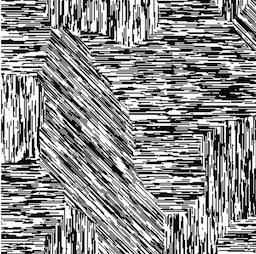
#> input picture Demarcation Lines of Vertically Oriented Fields/pattern.png, 256 x 254 px, found by its file name
$ python hw3.py   (older library calls are emulated)
#> lines starting #> are read from the running program, lines starting #| are printed output that depends on the picture; after the words box and inside, x2 and y2 are one past the last pixel; in counts of white or black regions, pixels touching at a corner belong together
import cv2
import numpy as np
import matplotlib.pyplot as plt

def CannyEdgeDetector(image):

	# Compute the median of the pixel intensities
	med = np.median(image)

	# Apply Canny edge detection using the computed median
    # in defining lower and upper thresholds for hysteresis
	lower = int(max(0, 0.8 * med))
	upper = int(min(255, 1.2 * med))
	edgeImage = cv2.Canny(image, lower, upper)

	# Return the edged image
	return edgeImage

# Load our pattern
gray = cv2.imread('pattern.png',cv2.IMREAD_GRAYSCALE)
#> gray: shape (254, 256); min 0, max 255, mean 141.1

# This is what happens when we apply edge detector directly on this image
edgeImageCanny = CannyEdgeDetector(gray)
#> in CannyEdgeDetector, `med = np.median(image)`: med = 148
#> in CannyEdgeDetector, `lower = int(max(0, 0.8 * med))`: lower = 118
#> in CannyEdgeDetector, `upper = int(min(255, 1.2 * med))`: upper = 177
#> in CannyEdgeDetector, `edgeImage = cv2.Canny(image, lower, upper)`:
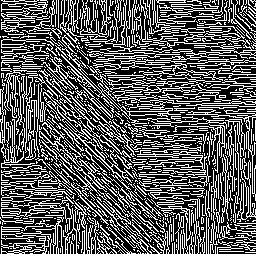
#> edgeImage: shape (254, 256); 35.4% white in thin lines or dots
images = np.hstack((gray, edgeImageCanny))
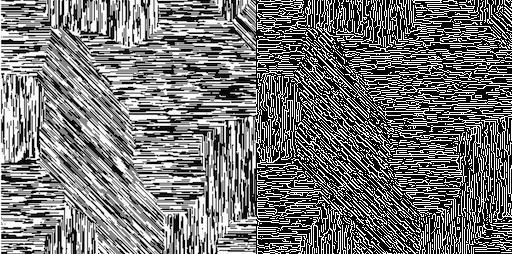
#> images: shape (254, 512); min 0, max 255, mean 115.7
cv2.imshow("Not what we wanted ...",images)

# Let's do it better:

'''
    Step 1: build the Gabor kernel that will enhance for us vertically oriented patches:
    cv2.getGaborKernel(ksize, sigma, theta, lambda, gamma, psi, ktype)

    where:
    ksize  - size of kernel in pixels (n, n), i.e., size of our neighborhood
    sigma  - size of the Gaussian envelope, i.e., how wide is our Gaussian "hat"
    theta  - orientation of the normal to the filter's oscilation pattern; e.g., theta = 0.0 means vertical stripes
    lambda - wavelength of the sinusoidal oscilation; this together with sigma
             is resposinble for frequencies enhanced by this filter
    gamma  - spatial aspect ratio; keep it 1
    phi    - phase offset; keep it 0
    ktype  - type and range of values that each pixel in the gabor kernel can hold; keep it cv2.CV_32F

'''

# ***TASK*** Select parameters of your Gabor kernel here:
ksize = 9       # try something between 5 and 15
sigma = 4       # try something between 2.0 and 4.0
theta = 0.0     # keep it 0.0 if you want to focus on vertically-oriented patterns
lbd = 2       # try something between 2.0 and 4.0
gamma = 1.0     # keep it 1.0
psi = 0.0       # keep it 0.0

kernel = cv2.getGaborKernel((ksize, ksize), sigma, theta, lbd, gamma, psi, ktype=cv2.CV_32F)

# Normalize the kernel and remove the DC component
kernel /= kernel.sum()
kernel -= kernel.mean()

# Curious how it looks? Here we go:
xx, yy = np.mgrid[0:kernel.shape[0], 0:kernel.shape[1]]
fig = plt.figure()
ax = plt.axes(projection='3d')
ax.plot_surface(xx, yy, kernel ,rstride=1, cstride=1, cmap=plt.cm.gray,linewidth=0)
plt.show()
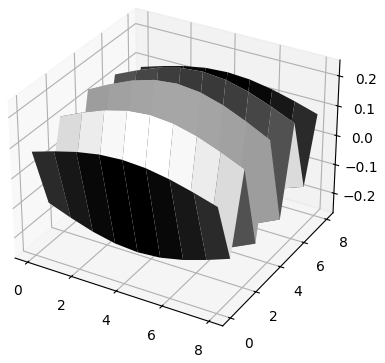
#> figure drawn by matplotlib, 1 panel

# Step 2: image filtering
res1 = cv2.filter2D(gray, cv2.CV_8UC3, kernel)
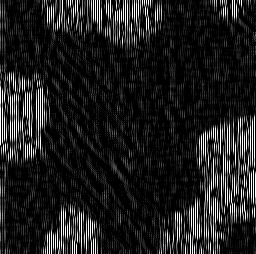
#> res1: shape (254, 256); min 0, max 255, mean 30
cv2.imshow("Filtering result",res1)

# Step 3: image binarization (let's use an idea with maximization of the Fisher ratio, implemeted by Otsu)
th2, res2 = cv2.threshold(res1,0,255,cv2.THRESH_BINARY+cv2.THRESH_OTSU)
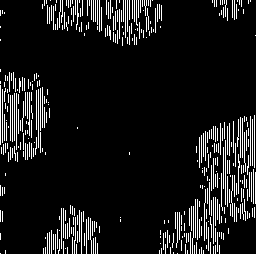
#> res2: shape (254, 256); 9.4% white in thin lines or dots
#> th2 = 106
cv2.imshow("Otsu's binarization",res2)

# Step 4: morphological operations
# ***TASK*** Choose the type among cv2.MORPH_CLOSE, cv2.MORPH_OPEN, cv2.MORPH_ERODE or cv2.MORPH_DILATE
# (or a sequence of those, in the order you think makes sense)
type = cv2.MORPH_OPEN
se_size = 15  # size of your structuring element (morphological operation kernel) -- try something between 5 and 15
se = np.ones((se_size,se_size), np.uint8)
res3 = cv2.morphologyEx(res2, cv2.MORPH_CLOSE, kernel=se)
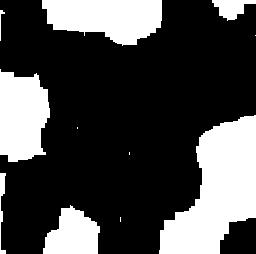
#> res3: shape (254, 256); 28.3% white; 11 white regions (4 under 20 px), largest, box (x1, y1, x2, y2) and area: (159, 115, 256, 254) 7931, (42, 0, 162, 46) 4038, (0, 69, 50, 162) 3718
cv2.imshow("Morphological operations",res3)

# Step 4: check if your result allows to draw clear boundaries demarcating all vertically-oriented fields
res4 = CannyEdgeDetector(res3)
#> in CannyEdgeDetector (call 2), `edgeImage = cv2.Canny(image, lower, upper)`: edgeImage: shape (254, 256); 1.5% white in thin lines or dots
images = np.hstack((gray, res4))
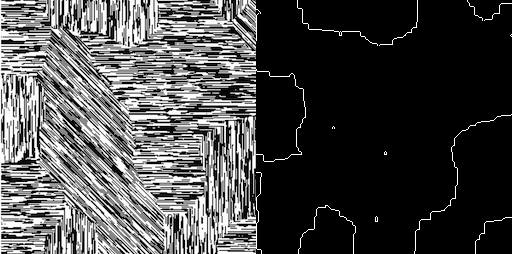
#> images: shape (254, 512); min 0, max 255, mean 72.5
cv2.imshow("My final result",images)

cv2.waitKey(0)
cv2.destroyAllWindows()
